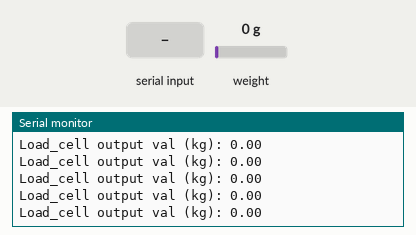
This sketch was run on a simulated ESP8266 (NodeMCU). On the bench: the last lines printed to the serial monitor. The inputs (shaded band) are chosen by the test bench; at power-on: weight on the scale 0 g. WiFi joins after 1.5 s; servers stay silent unless stated.

Above: at 5.4 s.
5.5 s: "t" received over Serial
7.0 s: weight on the scale set to 100 g
At 7.02 s:
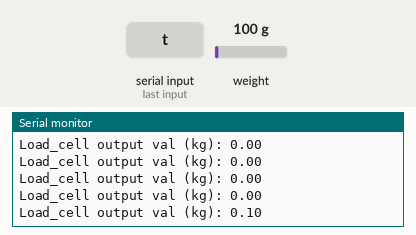
8.5 s: weight on the scale set to 1250 g
At 8.52 s:
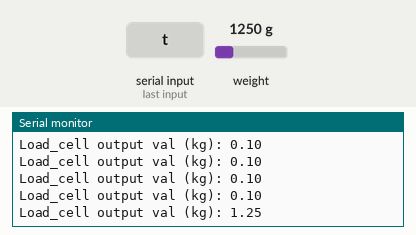
Timing chart, 0 to 11.5 s (numbered marks = the images above; inputs shaded):
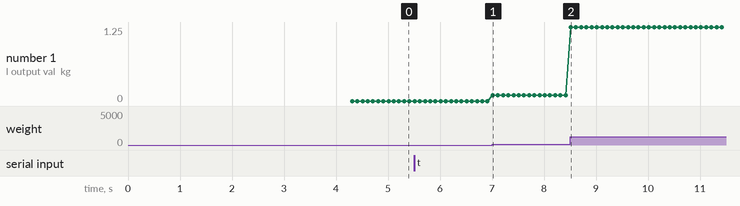

Measured:
- after the input at 7.0 s, the serial monitor: prints a new line at once (image 1)
- after the input at 8.5 s, the serial monitor: prints a new line at once (image 2)
- plotted number 1: 0 → 0.1 after the input at 7.0 s, 0.1 → 1.25 after the input at 8.5 s

The sketch:

HX711_ESP8266_20240619.ino
```cpp
#define BLYNK_TEMPLATE_ID "TMPL6swIxX_Aq"
#define BLYNK_TEMPLATE_NAME "ESP32 Capstone Project"
#define BLYNK_AUTH_TOKEN "D8hTCLlstXEbaofvdyV7iItHpIEj5DK1"

#define BLYNK_PRINT Serial

#include <HX711_ADC.h>
#include <EEPROM.h>

#include <ESP8266WiFi.h>
#include <ESP8266HTTPClient.h>
#include <BlynkSimpleEsp8266.h>
#include <ArduinoOTA.h>
#include <WiFiManager.h>

char ssid[32];
char password[32];

const int HX711_dout = D2;
const int HX711_sck = D1;

String serverName = "http://192.168.0.114/healthMonitorSystemAPI-PHP/api.php";

WiFiManager wifiManager;
HX711_ADC LoadCell(HX711_dout, HX711_sck);

const int calVal_calVal_eepromAdress = 0;
unsigned long t = 0;

void setup() {
  Serial.begin(115200);

  wifiManager.autoConnect("Group 10 - AutoConnectAP");

  WiFi.begin(ssid, password);
  Blynk.begin(BLYNK_AUTH_TOKEN, ssid, password);

  while (WiFi.status() != WL_CONNECTED) {
    delay(500);
    Serial.print(".");
  }
  Serial.println();

  float calibrationValue = 26.81;

  LoadCell.begin();
  unsigned long stabilizingtime = 2000;
  boolean _tare = true;
  LoadCell.start(stabilizingtime, _tare);
  if (LoadCell.getTareTimeoutFlag()) {
    Serial.println("Timeout, check MCU>HX711 wiring and pin designations");
  } else {
    LoadCell.setCalFactor(calibrationValue);
    Serial.println("Startup is complete");
  }
  while (!LoadCell.update());
  Serial.print("Calibration value: ");
  Serial.println(LoadCell.getCalFactor());
  Serial.print("HX711 measured conversion time ms: ");
  Serial.println(LoadCell.getConversionTime());
  Serial.print("HX711 measured sampling rate HZ: ");
  Serial.println(LoadCell.getSPS());
  Serial.print("HX711 measured settlingtime ms: ");
  Serial.println(LoadCell.getSettlingTime());
  Serial.println("Note that the settling time may increase significantly if you use delay() in your sketch!");
  if (LoadCell.getSPS() < 7) {
    Serial.println("!!Sampling rate is lower than specification, check MCU>HX711 wiring and pin designations");
  } else if (LoadCell.getSPS() > 100) {
    Serial.println("!!Sampling rate is higher than specification, check MCU>HX711 wiring and pin designations");
  }

  ArduinoOTA.begin();
}

void SendWeighttoAPI(String weight) {
      WiFiClient client;
      HTTPClient http;

      String httpRequestData = "weight=" + weight + "&action=insertWeight";
      http.begin(client, serverName);
      http.addHeader("Content-Type", "application/x-www-form-urlencoded");

      int httpResponseCode = http.POST(httpRequestData);

      if (httpResponseCode > 0) {
          Serial.print("HTTP Response code: ");
          Serial.println(httpResponseCode);
      } else {
          Serial.print("Error code: ");
          Serial.println(httpResponseCode);
      }

      http.end();
}

void loop() {
  ArduinoOTA.handle();

  static boolean newDataReady = 0;
  const int serialPrintInterval = 0;
  static float lastWeight = 0;
  static unsigned long stableStartTime = 0;
  const unsigned long stableThreshold = 3000;

  if (LoadCell.update()) newDataReady = true;

  if (newDataReady) {
    if (millis() > t + serialPrintInterval) {
      float weight = LoadCell.getData() / 1000.0;

      if (weight < 0) {
        weight = 0.0;
      }

      Serial.print("Load_cell output val (kg): ");
      Serial.println(weight);
      Blynk.virtualWrite(V1, weight);
      newDataReady = 0;
      t = millis();

      if (weight > 5.0) {
        if (abs(weight - lastWeight) < 0.01) {
          if (stableStartTime == 0) {
            stableStartTime = millis();
          } else if (millis() - stableStartTime >= stableThreshold) {
            SendWeighttoAPI(String(weight));
            stableStartTime = 0;
          }
        } else {
          stableStartTime = 0;
        }
      } else {
        stableStartTime = 0;
      }

      lastWeight = weight;
    }
  }

  if (Serial.available() > 0) {
    char inByte = Serial.read();
    if (inByte == 't') LoadCell.tareNoDelay();
  }

  if (LoadCell.getTareStatus() == true) {
    Serial.println("Tare complete");
  }
}
```
